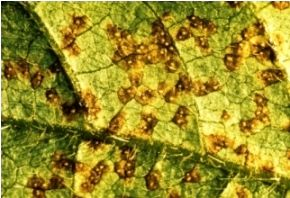
#> input picture Asian-Soybean-Rust/leaf_1.jpg, 290 x 198 px, found by its file name
$ python main.py
#> lines starting #> are read from the running program, lines starting #| are printed output that depends on the picture
#> further down, image is the input picture: shape (198, 290, 3); mean B, G, R 38.7, 141.8, 154.9
### Asian-Soybean-Rust/utils.py
# import the necessary packages
#
# The following functions is from authorship of Adrian Rosebrock
# from pyimagesearch blog:
#		centroid_histogram
#		plot_colors
#
# The following functionns is from my authorship:
#		infest_percent

import numpy as np
import cv2

def centroid_histogram(clt):
	# grab the number of different clusters and create a histogram
	# based on the number of pixels assigned to each cluster
	numLabels = np.arange(0, len(np.unique(clt.labels_)) + 1)
	(hist, _) = np.histogram(clt.labels_, bins = numLabels)

	# normalize the histogram, such that it sums to one
	hist = hist.astype("float")
	hist /= hist.sum()

	# return the histogram
	return hist

def plot_colors(hist, centroids):
	# initialize the bar chart representing the relative frequency
	# of each of the colors
	bar = np.zeros((50, 300, 3), dtype = "uint8")
	startX = 0

	# loop over the percentage of each cluster and the color of
	# each cluster
	for (percent, color) in zip(hist, centroids):
          # plot the relative percentage of each cluster
          endX = startX + (percent * 300)
          cv2.rectangle(bar, (int(startX), 0), (int(endX), 50),
                        color.astype("uint8").tolist(), -1)
          startX = endX
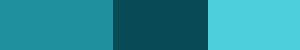
#> bar: shape (50, 300, 3); mean of channels 0, 1, 2 154.6, 141.8, 38.2; drawn as B, G, R

	# return the bar chart
	return bar

def infest_percent(hist, centroids, thresh_health, thresh_warning):
#> called with hist = array of shape (3,), centroids = array of shape (3, 3), thresh_health = 70, thresh_warning = 150
  gray_x_percent = {}
  hist_cntr = 0

  	#Convert all colors to grayscale
  for color in centroids:
      color_uint8 = color.astype("uint8")
      B = color_uint8[0]
      G = color_uint8[1]
      R = color_uint8[2]
      gray_value = (0.21*R + 0.72*G + 0.07*B).astype("uint8")
      #add to the dictionary of percentage x color
      gray_x_percent[gray_value] = hist[hist_cntr]
      hist_cntr = hist_cntr + 1

  #general overview is the final diagnosis of the leaf
  general_overview = 0

  # For each element resulted from K Means, compares de grayscale color value
  # to a set of thresholds choosen by the user, indicating healthy, warning
  # or dangerous conditions for an infected plant.
  # This done, the program generates a final diagnosis in gereal_overview, that
  # consists of a weighted average of the conditions previously explained.
  for elem in gray_x_percent:
    if elem <= thresh_health:
      print("The leaf is " + str(gray_x_percent[elem]*100) + "% in healthy conditions")
      general_overview = general_overview + gray_x_percent[elem]*0.2
    if elem > thresh_health and elem <= thresh_warning:
      print("The leaf is " + str(gray_x_percent[elem]*100) + "% in warning conditions")
      general_overview = general_overview + gray_x_percent[elem]*0.3
    if elem > thresh_warning:
      print("The leaf is " + str(gray_x_percent[elem]*100) + "% in dangerous conditions")
      general_overview = general_overview + gray_x_percent[elem]*0.5

  print("The leaf is " + str(general_overview*100) + "% infected")

  return gray_x_percent

### Asian-Soybean-Rust/main.py
# This code is from authorship of Tiago Bachiega de Almeida
#
# It grabs a leaf infected with Asian Rust and tries to
# evaluate the degree of infection based on thresholds
# inputed by the user and using K Means clustering.

from sklearn.cluster import KMeans
import matplotlib.pyplot as plt
import utils
import cv2
from utils import infest_percent

# Image file's name
img_file = 'leaf_1.JPG'

# Number of clusters
n_clusters = 3

# Threshold o gray intensity for health and warning
thresh_health = 70
thresh_warning = 150

# Reads the image and coverts from opencv BGR to default RGB
image = cv2.imread(img_file)
image = cv2.cvtColor(image, cv2.COLOR_BGR2RGB)

plt.figure()
plt.axis("off")
plt.imshow(image)

image = image.reshape((image.shape[0] * image.shape[1], 3))

# Apply the K Means
clt = KMeans(n_clusters = n_clusters)
clt.fit(image)

# build a histogram of clusters and then create a figure
# representing the number of pixels labeled to each color
hist = utils.centroid_histogram(clt)
bar = utils.plot_colors(hist, clt.cluster_centers_)

# Calculates the infestation status of the leaf
_ = infest_percent(hist, clt.cluster_centers_, thresh_health, thresh_warning)

# show our color bart
plt.figure()
plt.axis("off")
plt.imshow(bar)
plt.show()
